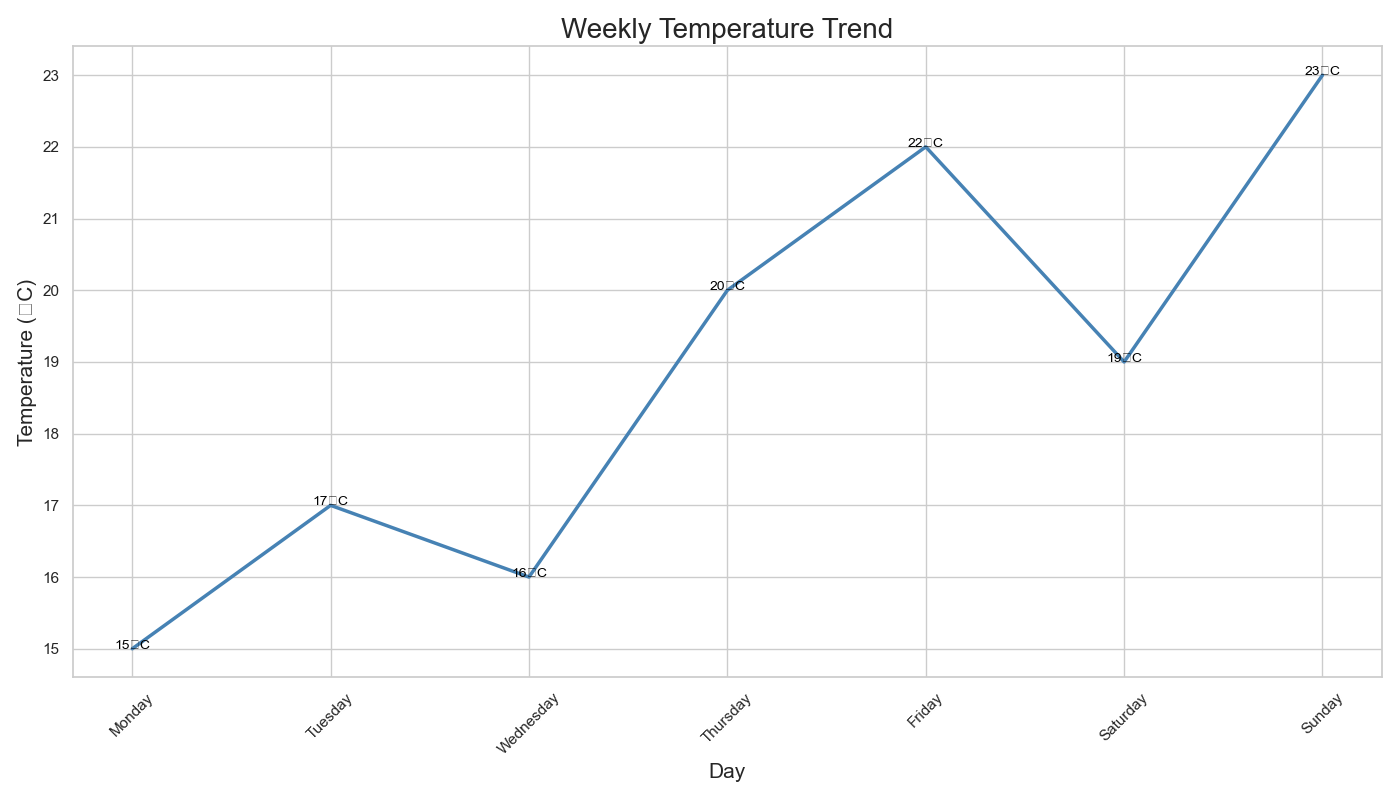

Source code (Python):

import seaborn as sns
import pandas as pd
import matplotlib.pyplot as plt

# Data
data = {
    'Day': ['Monday', 'Tuesday', 'Wednesday', 'Thursday', 'Friday', 'Saturday', 'Sunday'],
    'Temperature': [15, 17, 16, 20, 22, 19, 23]
}

# Create DataFrame
df = pd.DataFrame(data)

# Create line plot
plt.figure(figsize=(14, 8))  # Width and height modifications
sns.lineplot(x='Day', y='Temperature', data=df, color='#4682B4', linewidth=2.5)  # Custom color

# Annotations
for x, y in zip(df['Day'], df['Temperature']):
    plt.text(x, y, f"{y}°C", color='black', fontsize=10, ha='center')

# Customize the Axes and Title
plt.title('Weekly Temperature Trend', fontsize=20)
plt.xlabel('Day', fontsize=15)
plt.ylabel('Temperature (°C)', fontsize=15)
plt.xticks(rotation=45)
plt.grid(True)

# Show plot
plt.tight_layout()
plt.show()
